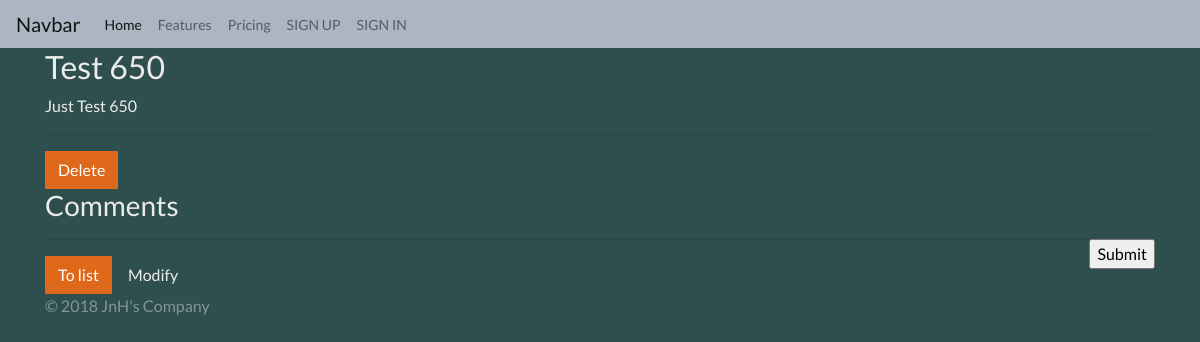
The app's page /blog/cbv/656/, older data.
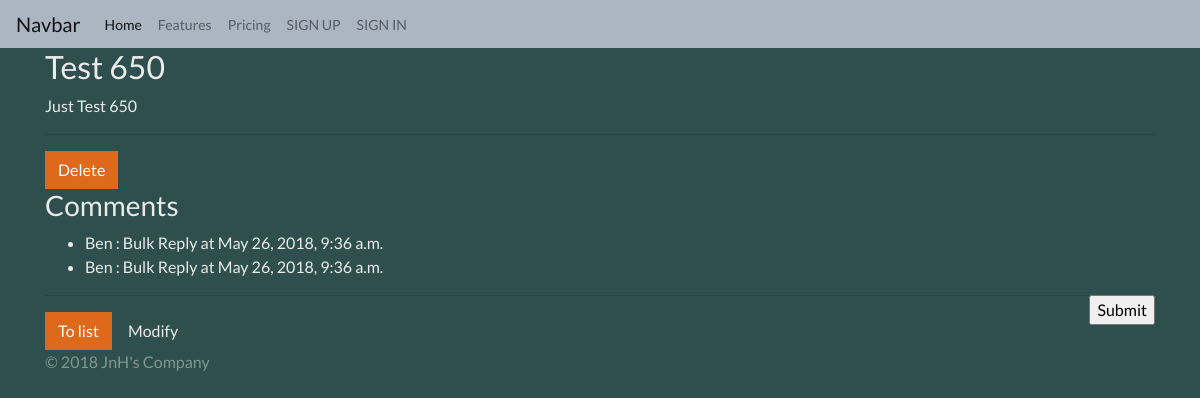
The same page, newer data.
### blog/models.py (models this page shows, shortened)
class Post(models.Model):
    STATUS_CHOICES = (
        ('d', 'Draft'),
        ('p', 'Published'),
        ('w', 'Withdrawn'),
    )
    user = models.ForeignKey(settings.AUTH_USER_MODEL)
    title = models.CharField(max_length=100, verbose_name="Subject", help_text="input title, max 100")
    content = models.TextField(verbose_name="Content")
    photo = models.ImageField(blank=True, upload_to='blog/post/%Y/%m/%d')
    tag = models.CharField(max_length=50, blank=True, help_text="write tags")
    lnglat = models.CharField(max_length=30,
        validators=[lnglat_validator],
        help_text="\"longtitude,latitude\" type",
        blank=True
    )
    status = models.CharField(max_length=1, choices=STATUS_CHOICES)
    tag_set = models.ManyToManyField('Tag', blank=True)
    ip = models.CharField(max_length=20)
    created_at = models.DateTimeField(auto_now_add=True)
    updated_at = models.DateTimeField(auto_now=True)
    class Meta:
        ordering = ['-id']

class Comment(models.Model):
    post = models.ForeignKey(Post)
    author = models.CharField(max_length=20)
    message = models.TextField()
    created_at = models.DateTimeField(auto_now_add=True)
    updated_at = models.DateTimeField(auto_now=True)

### blog/context_processors.py (called while the page is built)
def blog(request):
    return {
        'current_datetime': timezone.now()
    }

### blog/templates/blog/post_detail.html (shortened to what this page needs)
{% extends "blog/layout.html" %}
{% load imagekit %}
{% block content %}
<div class="container">
    <div class="row">
        <div class="col-sm-12">
            <h2>{{ post.title }}</h2>
                {{ post.content|linebreaks }}
            <hr/>
            <a href="{% url 'blog:cbv_post_delete' post.id %}" class="btn btn-primary">Delete</a>
            <h3>Comments</h3>
            <ul>
                {% for comment in post.comment_set.all %}
                    <li>
                        {{ comment.author }} :
                        {{ comment.message }}
                        at {{ comment.updated_at }}
                    </li>
                {% endfor %}
            </ul>
            <p>
            <form action="" method="post">
                <input type="submit" class="float-right">
            </form>
            </p>
            <hr/>
            <a href="{% url 'blog:post_list' %}" class="btn btn-primary"> To list </a>
            <a href="{% url 'blog:post_edit' post.id %}" class="btn btn-default">Modify</a>
        </div>
    </div>
</div>
{% endblock %}

### blog/templates/blog/layout.html (shortened to what this page needs)
{% extends "layout.html" %}

### start_django/templates/layout.html (shortened to what this page needs)
{% load static %}
<!DOCTYPE html>
<html lang="en">
<head>
    <link rel="stylesheet" href="https://stackpath.bootstrapcdn.com/bootswatch/4.1.1/superhero/bootstrap.min.css" />
    <link rel="stylesheet" href="{% static 'style.css' %}">
</head>
<body>
    <nav class="navbar navbar-expand-lg navbar-light bg-light">
        <a class="navbar-brand" href="#">Navbar</a>
        <div class="collapse navbar-collapse" id="navbarNav">
            <ul class="navbar-nav">
                <li class="nav-item active">
                    <a class="nav-link" href="{% url 'root' %}">Home<span class="sr-only">(current)</span></a>
                </li>
                <li class="nav-item">
                    <a class="nav-link" href="#">Features</a>
                </li>
                <li class="nav-item">
                    <a class="nav-link" href="#">Pricing</a>
                </li>
                {% if not user.is_authenticated %}
                    <li class="nav-item">
                        <a class="nav-link" href="{% url 'signup' %}">SIGN UP</a>
                    </li>
                    <li class="nav-item">
                        <a class="nav-link" href="{% url 'login' %}?next={{ request.path }}">SIGN IN</a>
                    </li>
                {% endif %}
            </ul>
        </div>
    </nav>
    {% block content %}
    {% endblock %}
    <div id="page-footer">
        <div class="container">
            <p class="text-muted">
                &copy; 2018 JnH's Company
            </p>
        </div>
    </div>
</body>
</html>

### start_django/static/style.css (style rules this page uses)
body { background-color: darkslategrey }

Row changes from the older to the newer data that the page shows:
added Comment: author "Ben", message "Bulk Reply", updated_at "May 26, 2018, 9:36 a.m."
added Comment: author "Ben", message "Bulk Reply", updated_at "May 26, 2018, 9:36 a.m."
